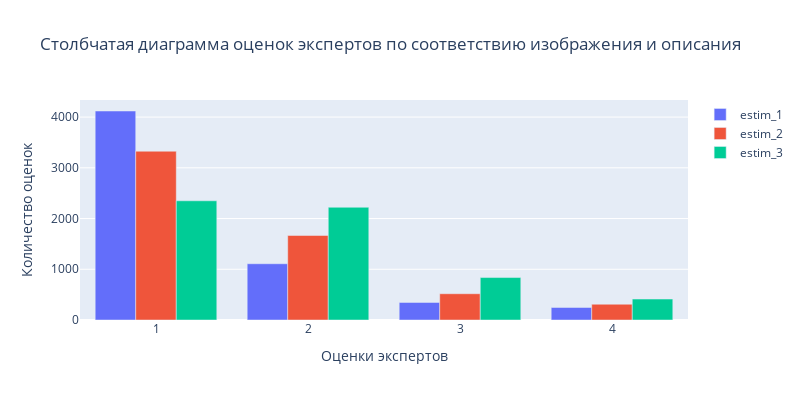

The cell this chart's notebook holds for it:
### Code cell
bar_chart = []
for col in ['estim_1', 'estim_2', 'estim_3']:
    bar_chart.append(go.Bar(
        x=expert_annot[col].value_counts().sort_index().index,
        y=expert_annot[col].value_counts().sort_index().values,
        name=col
    ))
layout = go.Layout(
    title='Столбчатая диаграмма оценок экспертов по соответствию изображения и описания',
    xaxis=dict(title='Оценки экспертов'),
    yaxis=dict(title='Количество оценок'),
    width=800, height=400
)
fig = go.Figure(data=bar_chart, layout=layout)
fig.show()

### Figure 1 — Plotly figure (JSON) as saved in the notebook; plotly's stock layout.template omitted (floating-point values rounded to 4 significant figures)
{"data": [{"name": "estim_1", "type": "bar", "x": [1, 2, 3, 4], "y": [4120, 1109, 346, 247]}, {"name": "estim_2", "type": "bar", "x": [1, 2, 3, 4], "y": [3327, 1666, 518, 311]}, {"name": "estim_3", "type": "bar", "x": [1, 2, 3, 4], "y": [2350, 2222, 837, 413]}], "layout": {"height": 400, "title": {"text": "Столбчатая диаграмма оценок экспертов по соответствию изображения и описания"}, "width": 800, "xaxis": {"title": {"text": "Оценки экспертов"}}, "yaxis": {"title": {"text": "Количество оценок"}}}}
